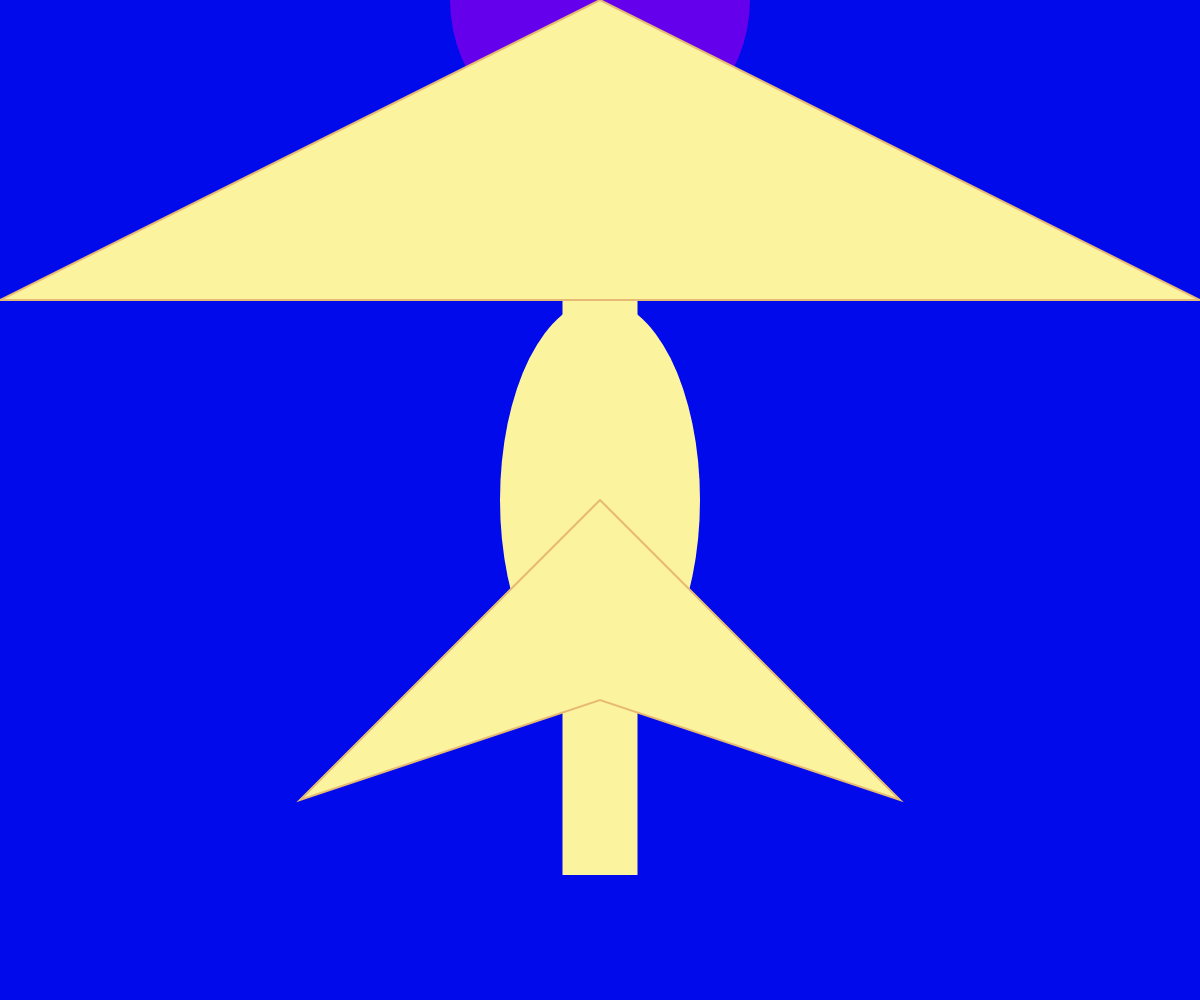
Frame 1 (no input)
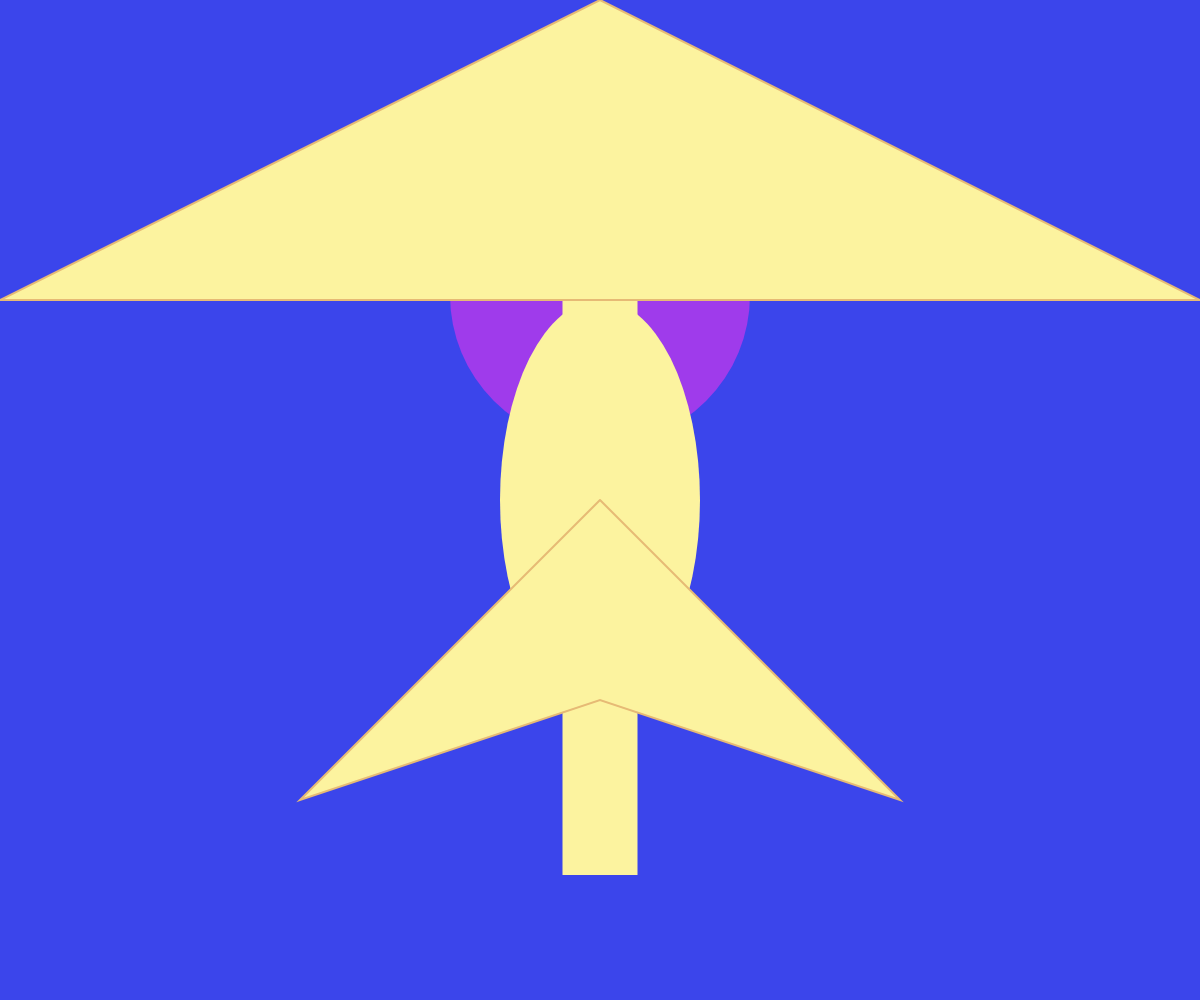
Frame 60 (no input)
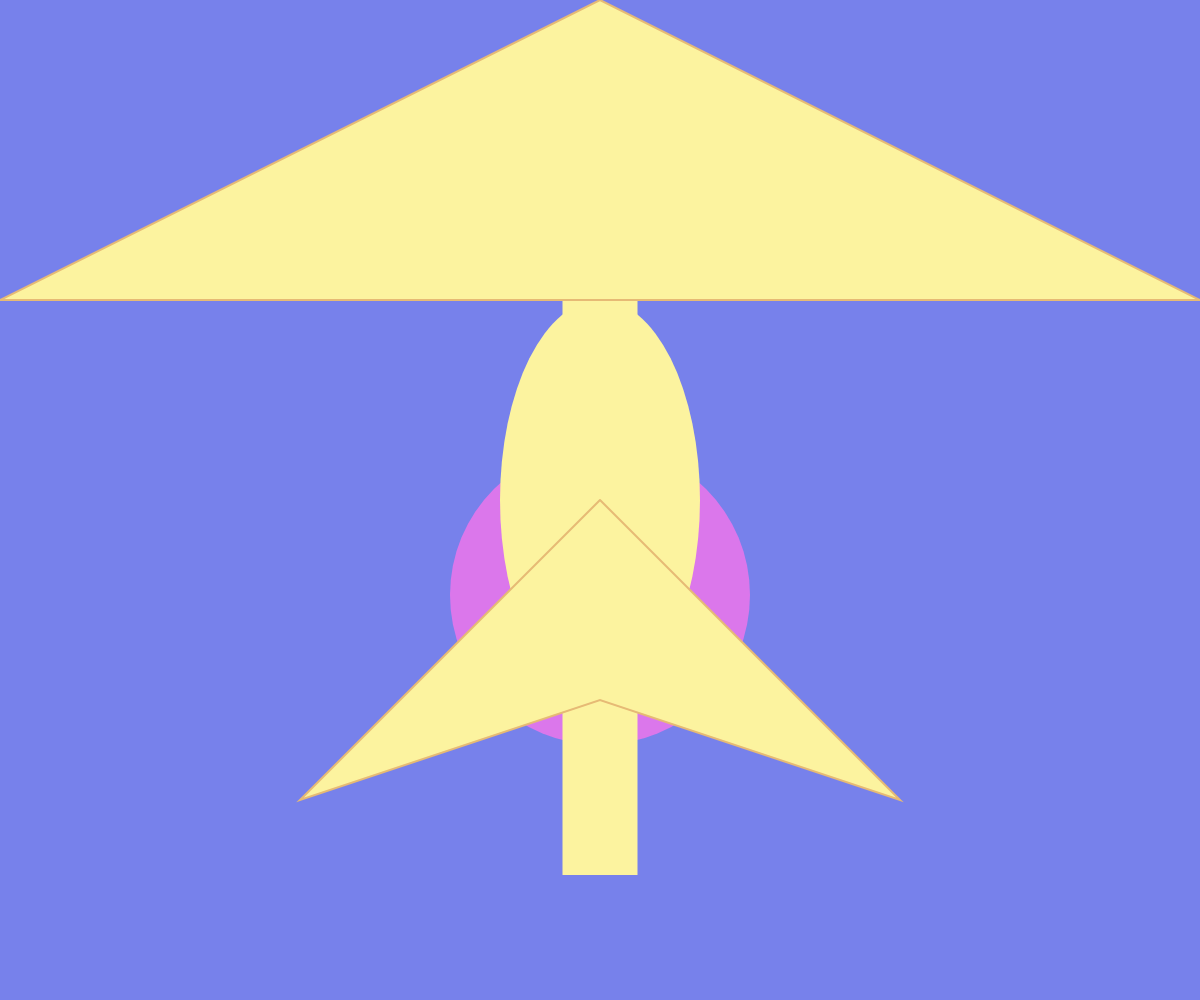
Frame 120 (the mouse pressed at the canvas centre since frame 60)

The p5.js sketch that drew these frames (run headless with seeded random() and noise() and a simulated clock; from frame 60 on, the mouse is pressed at the canvas centre):

// p5.js sketch
// ── sketch.js
//shape and color
let c;
let b;
function setup() {
  createCanvas(window.innerWidth, window.innerHeight);
 
  rectMode(CENTER);
  c=0;
  b=0;
}

function draw() {
  background(c, c+10, 235);
  noStroke();
  fill(c+100, c, 235);
  circle(width/2,b,300);
  
  fill(252, 243, 159);
  square(width/2,height/2,50);
  
  ellipse(width/2, height/2, 200, 400);
  
  rect(width/2,height/2,75,height*0.75);
  
  stroke(230, 186, 117);
  strokeWeight(2);
  triangle(width/2,0,width,300,0,300);
  
  strokeWeight(2);

  beginShape();
  vertex(width/2,height/2);
  vertex(width*0.25,800);
  vertex(width/2,700);
  vertex(width*0.75,800);
  vertex(width/2,height/2);
  endShape();

  c+=1;
  c = c%150;
  b+=5;
  b%50;
}


function mousePressed(){
  console.log(mouseX,mouseY);
}
